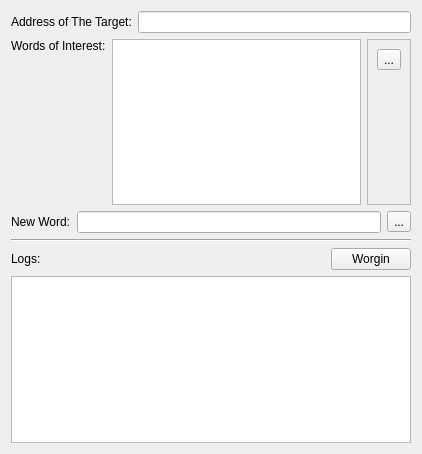
<?xml version="1.0" encoding="UTF-8"?>
<ui version="4.0">
 <class>WorginForm</class>
 <widget class="QWidget" name="WorginForm">
  <property name="geometry">
   <rect>
    <x>0</x>
    <y>0</y>
    <width>422</width>
    <height>454</height>
   </rect>
  </property>
  <property name="windowTitle">
   <string>Worgin</string>
  </property>
  <property name="windowIcon">
   <iconset resource="resources.qrc">
    <normaloff>:/icons/worginicon.svg</normaloff>:/icons/worginicon.svg</iconset>
  </property>
  <layout class="QGridLayout" name="gridLayout">
   <item row="0" column="0">
    <layout class="QVBoxLayout" name="verticalLayout_3">
     <item>
      <layout class="QHBoxLayout" name="horizontalLayout">
       <item>
        <widget class="QLabel" name="label">
         <property name="text">
          <string>Address of The Target:</string>
         </property>
        </widget>
       </item>
       <item>
        <widget class="QLineEdit" name="addressEdit"/>
       </item>
      </layout>
     </item>
     <item>
      <layout class="QHBoxLayout" name="horizontalLayout_2">
       <item>
        <widget class="QLabel" name="label_2">
         <property name="text">
          <string>Words of Interest:</string>
         </property>
         <property name="alignment">
          <set>Qt::AlignLeading|Qt::AlignLeft|Qt::AlignTop</set>
         </property>
        </widget>
       </item>
       <item>
        <widget class="QListWidget" name="wordsList"/>
       </item>
       <item>
        <widget class="QFrame" name="frame">
         <property name="frameShape">
          <enum>QFrame::StyledPanel</enum>
         </property>
         <property name="frameShadow">
          <enum>QFrame::Raised</enum>
         </property>
         <layout class="QVBoxLayout" name="verticalLayout">
          <item>
           <widget class="QToolButton" name="removeBtn">
            <property name="text">
             <string>...</string>
            </property>
            <property name="icon">
             <iconset resource="resources.qrc">
              <normaloff>:/icons/minus.svg</normaloff>:/icons/minus.svg</iconset>
            </property>
           </widget>
          </item>
          <item>
           <spacer name="verticalSpacer">
            <property name="orientation">
             <enum>Qt::Vertical</enum>
            </property>
            <property name="sizeHint" stdset="0">
             <size>
              <width>20</width>
              <height>40</height>
             </size>
            </property>
           </spacer>
          </item>
         </layout>
        </widget>
       </item>
      </layout>
     </item>
     <item>
      <layout class="QHBoxLayout" name="horizontalLayout_3">
       <item>
        <widget class="QLabel" name="label_3">
         <property name="text">
          <string>New Word:</string>
         </property>
        </widget>
       </item>
       <item>
        <widget class="QLineEdit" name="newWordEdit"/>
       </item>
       <item>
        <widget class="QToolButton" name="addBtn">
         <property name="text">
          <string>...</string>
         </property>
         <property name="icon">
          <iconset resource="resources.qrc">
           <normaloff>:/icons/plus.svg</normaloff>:/icons/plus.svg</iconset>
         </property>
        </widget>
       </item>
      </layout>
     </item>
     <item>
      <layout class="QVBoxLayout" name="verticalLayout_2">
       <item>
        <widget class="Line" name="line">
         <property name="orientation">
          <enum>Qt::Horizontal</enum>
         </property>
        </widget>
       </item>
       <item>
        <layout class="QHBoxLayout" name="horizontalLayout_4">
         <item>
          <widget class="QLabel" name="label_4">
           <property name="text">
            <string>Logs:</string>
           </property>
          </widget>
         </item>
         <item>
          <spacer name="horizontalSpacer">
           <property name="orientation">
            <enum>Qt::Horizontal</enum>
           </property>
           <property name="sizeHint" stdset="0">
            <size>
             <width>40</width>
             <height>20</height>
            </size>
           </property>
          </spacer>
         </item>
         <item>
          <widget class="QPushButton" name="startBtn">
           <property name="text">
            <string>Worgin</string>
           </property>
           <property name="icon">
            <iconset resource="resources.qrc">
             <normaloff>:/icons/worginicon.svg</normaloff>:/icons/worginicon.svg</iconset>
           </property>
          </widget>
         </item>
        </layout>
       </item>
       <item>
        <widget class="QTextBrowser" name="logOutput"/>
       </item>
      </layout>
     </item>
    </layout>
   </item>
  </layout>
 </widget>
 <resources>
  <include location="resources.qrc"/>
 </resources>
 <connections>
  <connection>
   <sender>addBtn</sender>
   <signal>clicked()</signal>
   <receiver>WorginForm</receiver>
   <slot>repaint()</slot>
   <hints>
    <hint type="sourcelabel">
     <x>398</x>
     <y>221</y>
    </hint>
    <hint type="destinationlabel">
     <x>210</x>
     <y>226</y>
    </hint>
   </hints>
  </connection>
  <connection>
   <sender>startBtn</sender>
   <signal>clicked()</signal>
   <receiver>WorginForm</receiver>
   <slot>repaint()</slot>
   <hints>
    <hint type="sourcelabel">
     <x>369</x>
     <y>262</y>
    </hint>
    <hint type="destinationlabel">
     <x>210</x>
     <y>226</y>
    </hint>
   </hints>
  </connection>
  <connection>
   <sender>removeBtn</sender>
   <signal>clicked()</signal>
   <receiver>WorginForm</receiver>
   <slot>repaint()</slot>
   <hints>
    <hint type="sourcelabel">
     <x>388</x>
     <y>63</y>
    </hint>
    <hint type="destinationlabel">
     <x>210</x>
     <y>226</y>
    </hint>
   </hints>
  </connection>
 </connections>
</ui>
